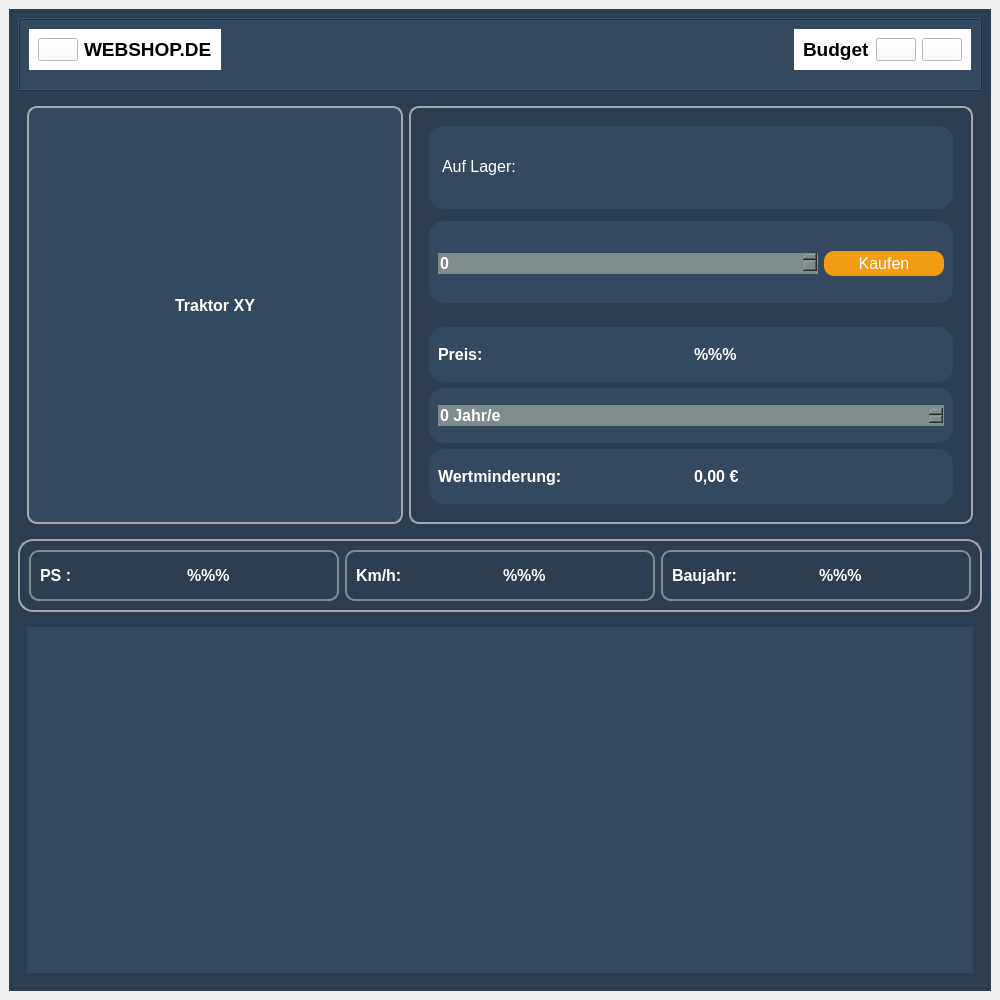
<?xml version="1.0" encoding="UTF-8"?>
<ui version="4.0">
 <class>MainWindow</class>
 <widget class="QMainWindow" name="MainWindow">
  <property name="geometry">
   <rect>
    <x>0</x>
    <y>0</y>
    <width>1000</width>
    <height>1000</height>
   </rect>
  </property>
  <property name="sizePolicy">
   <sizepolicy hsizetype="Expanding" vsizetype="Expanding">
    <horstretch>0</horstretch>
    <verstretch>0</verstretch>
   </sizepolicy>
  </property>
  <property name="maximumSize">
   <size>
    <width>16777215</width>
    <height>16777215</height>
   </size>
  </property>
  <property name="windowTitle">
   <string>MainWindow</string>
  </property>
  <widget class="QWidget" name="centralwidget">
   <layout class="QVBoxLayout" name="verticalLayout">
    <item>
     <widget class="QFrame" name="main_frame">
      <property name="sizePolicy">
       <sizepolicy hsizetype="Expanding" vsizetype="Expanding">
        <horstretch>0</horstretch>
        <verstretch>0</verstretch>
       </sizepolicy>
      </property>
      <property name="styleSheet">
       <string notr="true">QFrame#main_frame{
	background-color: rgb(44, 62, 80);
}</string>
      </property>
      <property name="frameShape">
       <enum>QFrame::NoFrame</enum>
      </property>
      <property name="frameShadow">
       <enum>QFrame::Raised</enum>
      </property>
      <layout class="QVBoxLayout" name="verticalLayout_2" stretch="1,6,1,5">
       <item>
        <widget class="QFrame" name="header_frame">
         <property name="sizePolicy">
          <sizepolicy hsizetype="Expanding" vsizetype="Expanding">
           <horstretch>0</horstretch>
           <verstretch>0</verstretch>
          </sizepolicy>
         </property>
         <property name="styleSheet">
          <string notr="true">background-color: rgb(52, 73, 94);</string>
         </property>
         <property name="frameShape">
          <enum>QFrame::Box</enum>
         </property>
         <property name="frameShadow">
          <enum>QFrame::Raised</enum>
         </property>
         <layout class="QHBoxLayout" name="horizontalLayout">
          <item alignment="Qt::AlignLeft|Qt::AlignTop">
           <widget class="QFrame" name="frame">
            <property name="sizePolicy">
             <sizepolicy hsizetype="Expanding" vsizetype="Expanding">
              <horstretch>0</horstretch>
              <verstretch>0</verstretch>
             </sizepolicy>
            </property>
            <property name="styleSheet">
             <string notr="true">background-color: white;</string>
            </property>
            <property name="frameShape">
             <enum>QFrame::NoFrame</enum>
            </property>
            <property name="frameShadow">
             <enum>QFrame::Raised</enum>
            </property>
            <layout class="QHBoxLayout" name="horizontalLayout_3">
             <item>
              <widget class="QPushButton" name="home_Button">
               <property name="sizePolicy">
                <sizepolicy hsizetype="Expanding" vsizetype="Expanding">
                 <horstretch>0</horstretch>
                 <verstretch>0</verstretch>
                </sizepolicy>
               </property>
               <property name="text">
                <string/>
               </property>
               <property name="icon">
                <iconset>
                 <normaloff>:/Icons/icons/home.svg</normaloff>:/Icons/icons/home.svg</iconset>
               </property>
               <property name="iconSize">
                <size>
                 <width>32</width>
                 <height>32</height>
                </size>
               </property>
              </widget>
             </item>
             <item>
              <widget class="QLabel" name="web_label">
               <property name="sizePolicy">
                <sizepolicy hsizetype="Expanding" vsizetype="Expanding">
                 <horstretch>0</horstretch>
                 <verstretch>0</verstretch>
                </sizepolicy>
               </property>
               <property name="font">
                <font>
                 <pointsize>14</pointsize>
                 <bold>true</bold>
                </font>
               </property>
               <property name="frameShape">
                <enum>QFrame::NoFrame</enum>
               </property>
               <property name="frameShadow">
                <enum>QFrame::Plain</enum>
               </property>
               <property name="text">
                <string>WEBSHOP.DE</string>
               </property>
              </widget>
             </item>
            </layout>
           </widget>
          </item>
          <item alignment="Qt::AlignRight|Qt::AlignTop">
           <widget class="QFrame" name="frame_2">
            <property name="sizePolicy">
             <sizepolicy hsizetype="Expanding" vsizetype="Expanding">
              <horstretch>0</horstretch>
              <verstretch>0</verstretch>
             </sizepolicy>
            </property>
            <property name="styleSheet">
             <string notr="true">background-color: white;</string>
            </property>
            <property name="frameShape">
             <enum>QFrame::NoFrame</enum>
            </property>
            <property name="frameShadow">
             <enum>QFrame::Raised</enum>
            </property>
            <layout class="QHBoxLayout" name="horizontalLayout_2">
             <item>
              <widget class="QLabel" name="budget_label">
               <property name="sizePolicy">
                <sizepolicy hsizetype="Expanding" vsizetype="Expanding">
                 <horstretch>0</horstretch>
                 <verstretch>0</verstretch>
                </sizepolicy>
               </property>
               <property name="font">
                <font>
                 <pointsize>14</pointsize>
                 <bold>true</bold>
                </font>
               </property>
               <property name="inputMethodHints">
                <set>Qt::ImhNone</set>
               </property>
               <property name="text">
                <string>Budget</string>
               </property>
               <property name="textFormat">
                <enum>Qt::AutoText</enum>
               </property>
              </widget>
             </item>
             <item>
              <widget class="QPushButton" name="acc_Button">
               <property name="enabled">
                <bool>true</bool>
               </property>
               <property name="sizePolicy">
                <sizepolicy hsizetype="Expanding" vsizetype="Expanding">
                 <horstretch>0</horstretch>
                 <verstretch>0</verstretch>
                </sizepolicy>
               </property>
               <property name="text">
                <string/>
               </property>
               <property name="icon">
                <iconset>
                 <normaloff>:/Icons/icons/self.svg</normaloff>:/Icons/icons/self.svg</iconset>
               </property>
               <property name="iconSize">
                <size>
                 <width>32</width>
                 <height>32</height>
                </size>
               </property>
              </widget>
             </item>
             <item>
              <widget class="QPushButton" name="shopping_Button">
               <property name="sizePolicy">
                <sizepolicy hsizetype="Expanding" vsizetype="Expanding">
                 <horstretch>0</horstretch>
                 <verstretch>0</verstretch>
                </sizepolicy>
               </property>
               <property name="focusPolicy">
                <enum>Qt::StrongFocus</enum>
               </property>
               <property name="autoFillBackground">
                <bool>false</bool>
               </property>
               <property name="text">
                <string/>
               </property>
               <property name="icon">
                <iconset>
                 <normaloff>:/Icons/icons/shopping-cart.svg</normaloff>:/Icons/icons/shopping-cart.svg</iconset>
               </property>
               <property name="iconSize">
                <size>
                 <width>32</width>
                 <height>32</height>
                </size>
               </property>
              </widget>
             </item>
            </layout>
           </widget>
          </item>
         </layout>
        </widget>
       </item>
       <item>
        <widget class="QFrame" name="content_frame">
         <property name="accessibleName">
          <string/>
         </property>
         <property name="accessibleDescription">
          <string/>
         </property>
         <property name="styleSheet">
          <string notr="true">QFrame#content_frame{
	background-color: rgb(44, 62, 80);
}</string>
         </property>
         <property name="frameShape">
          <enum>QFrame::NoFrame</enum>
         </property>
         <property name="frameShadow">
          <enum>QFrame::Raised</enum>
         </property>
         <layout class="QHBoxLayout" name="horizontalLayout_4" stretch="2,3">
          <item>
           <widget class="QFrame" name="frame_1">
            <property name="sizePolicy">
             <sizepolicy hsizetype="Expanding" vsizetype="Expanding">
              <horstretch>0</horstretch>
              <verstretch>0</verstretch>
             </sizepolicy>
            </property>
            <property name="styleSheet">
             <string notr="true">QFrame#frame_1 {
	background: rgb(52, 73, 94);
	border: 2px solid rgb(169, 169, 169);
	border-radius: 10px;
}</string>
            </property>
            <property name="frameShape">
             <enum>QFrame::NoFrame</enum>
            </property>
            <property name="frameShadow">
             <enum>QFrame::Raised</enum>
            </property>
            <layout class="QVBoxLayout" name="verticalLayout_3">
             <item alignment="Qt::AlignHCenter">
              <widget class="QLabel" name="name_label">
               <property name="sizePolicy">
                <sizepolicy hsizetype="Expanding" vsizetype="Expanding">
                 <horstretch>0</horstretch>
                 <verstretch>0</verstretch>
                </sizepolicy>
               </property>
               <property name="font">
                <font>
                 <pointsize>12</pointsize>
                 <bold>true</bold>
                </font>
               </property>
               <property name="styleSheet">
                <string notr="true">color: white;</string>
               </property>
               <property name="text">
                <string>Traktor XY</string>
               </property>
              </widget>
             </item>
             <item alignment="Qt::AlignHCenter|Qt::AlignVCenter">
              <widget class="QLabel" name="picture">
               <property name="sizePolicy">
                <sizepolicy hsizetype="Expanding" vsizetype="Expanding">
                 <horstretch>0</horstretch>
                 <verstretch>0</verstretch>
                </sizepolicy>
               </property>
               <property name="focusPolicy">
                <enum>Qt::NoFocus</enum>
               </property>
               <property name="text">
                <string/>
               </property>
               <property name="pixmap">
                <pixmap>:/Traktoren/pictures/Traktoren/Claas_Axion_950.jpg</pixmap>
               </property>
               <property name="scaledContents">
                <bool>true</bool>
               </property>
              </widget>
             </item>
            </layout>
           </widget>
          </item>
          <item>
           <widget class="QFrame" name="frame_3">
            <property name="sizePolicy">
             <sizepolicy hsizetype="Expanding" vsizetype="Expanding">
              <horstretch>0</horstretch>
              <verstretch>0</verstretch>
             </sizepolicy>
            </property>
            <property name="styleSheet">
             <string notr="true">QFrame#frame_3 {
	background-color: rgb(44, 62, 80);
	border: 2px solid rgb(169, 169, 169);
	border-radius: 10px;
}</string>
            </property>
            <property name="frameShape">
             <enum>QFrame::NoFrame</enum>
            </property>
            <property name="frameShadow">
             <enum>QFrame::Raised</enum>
            </property>
            <layout class="QVBoxLayout" name="verticalLayout_4">
             <item>
              <widget class="QFrame" name="frame_5">
               <property name="styleSheet">
                <string notr="true">background-color: rgb(44, 62, 80);</string>
               </property>
               <property name="frameShape">
                <enum>QFrame::NoFrame</enum>
               </property>
               <property name="frameShadow">
                <enum>QFrame::Raised</enum>
               </property>
               <layout class="QVBoxLayout" name="verticalLayout_7">
                <item>
                 <widget class="QFrame" name="frame_4">
                  <property name="styleSheet">
                   <string notr="true">background-color: rgb(52, 73, 94);
border-radius: 15px;
margin-bottom: 3px;</string>
                  </property>
                  <property name="frameShape">
                   <enum>QFrame::NoFrame</enum>
                  </property>
                  <property name="frameShadow">
                   <enum>QFrame::Raised</enum>
                  </property>
                  <layout class="QHBoxLayout" name="horizontalLayout_10">
                   <item>
                    <widget class="QLabel" name="bestand_label">
                     <property name="font">
                      <font>
                       <pointsize>12</pointsize>
                      </font>
                     </property>
                     <property name="styleSheet">
                      <string notr="true">color: white;</string>
                     </property>
                     <property name="text">
                      <string>Auf Lager:</string>
                     </property>
                    </widget>
                   </item>
                   <item>
                    <widget class="QLabel" name="bestand_icon">
                     <property name="enabled">
                      <bool>true</bool>
                     </property>
                     <property name="maximumSize">
                      <size>
                       <width>24</width>
                       <height>24</height>
                      </size>
                     </property>
                     <property name="baseSize">
                      <size>
                       <width>32</width>
                       <height>32</height>
                      </size>
                     </property>
                     <property name="styleSheet">
                      <string notr="true">color: white;</string>
                     </property>
                     <property name="text">
                      <string/>
                     </property>
                     <property name="pixmap">
                      <pixmap>:/Icons/icons/check.svg</pixmap>
                     </property>
                     <property name="scaledContents">
                      <bool>true</bool>
                     </property>
                     <property name="alignment">
                      <set>Qt::AlignLeading|Qt::AlignLeft|Qt::AlignVCenter</set>
                     </property>
                     <property name="textInteractionFlags">
                      <set>Qt::NoTextInteraction</set>
                     </property>
                    </widget>
                   </item>
                  </layout>
                 </widget>
                </item>
                <item>
                 <widget class="QFrame" name="frame_12">
                  <property name="styleSheet">
                   <string notr="true">background-color: rgb(52, 73, 94);
border-radius: 15px;
margin-top: 3px;</string>
                  </property>
                  <property name="frameShape">
                   <enum>QFrame::NoFrame</enum>
                  </property>
                  <property name="frameShadow">
                   <enum>QFrame::Raised</enum>
                  </property>
                  <layout class="QHBoxLayout" name="horizontalLayout_14">
                   <item>
                    <widget class="QSpinBox" name="spinBox_2">
                     <property name="font">
                      <font>
                       <pointsize>12</pointsize>
                       <bold>true</bold>
                      </font>
                     </property>
                     <property name="styleSheet">
                      <string notr="true">background-color: rgb(127, 140, 141);
color: white;</string>
                     </property>
                    </widget>
                   </item>
                   <item>
                    <widget class="QPushButton" name="buy_Button">
                     <property name="font">
                      <font>
                       <pointsize>12</pointsize>
                       <bold>false</bold>
                      </font>
                     </property>
                     <property name="styleSheet">
                      <string notr="true">QPushButton#buy_Button {
	background-color: rgb(243, 156, 18);
	color: white;
	max-width: 120px;
	height: 25px;
	border-radius: 10px;
	
}
QPushButton#buy_Button:hover {
	cursor: pointer;
	background-color: rgb(241, 196, 15);
}
QPushButton#buy_Button:pressed {
	padding-left: 3px;
	padding-bottom: 3px;
}</string>
                     </property>
                     <property name="text">
                      <string>Kaufen</string>
                     </property>
                    </widget>
                   </item>
                  </layout>
                 </widget>
                </item>
               </layout>
              </widget>
             </item>
             <item>
              <widget class="QFrame" name="frame_8">
               <property name="styleSheet">
                <string notr="true">background-color: rgb(44, 62, 80);</string>
               </property>
               <property name="frameShape">
                <enum>QFrame::NoFrame</enum>
               </property>
               <property name="frameShadow">
                <enum>QFrame::Raised</enum>
               </property>
               <layout class="QVBoxLayout" name="verticalLayout_6">
                <item>
                 <widget class="QFrame" name="frame_6">
                  <property name="styleSheet">
                   <string notr="true">background-color: rgb(52, 73, 94);
border-radius: 15px;</string>
                  </property>
                  <property name="frameShape">
                   <enum>QFrame::Box</enum>
                  </property>
                  <property name="frameShadow">
                   <enum>QFrame::Raised</enum>
                  </property>
                  <layout class="QHBoxLayout" name="horizontalLayout_6">
                   <item>
                    <widget class="QLabel" name="preis_label">
                     <property name="font">
                      <font>
                       <pointsize>12</pointsize>
                       <bold>true</bold>
                      </font>
                     </property>
                     <property name="styleSheet">
                      <string notr="true">color: white;</string>
                     </property>
                     <property name="text">
                      <string>Preis:</string>
                     </property>
                    </widget>
                   </item>
                   <item>
                    <widget class="QLabel" name="preis_status">
                     <property name="font">
                      <font>
                       <pointsize>12</pointsize>
                       <bold>true</bold>
                      </font>
                     </property>
                     <property name="styleSheet">
                      <string notr="true">color: white;
</string>
                     </property>
                     <property name="text">
                      <string>%%%</string>
                     </property>
                    </widget>
                   </item>
                  </layout>
                 </widget>
                </item>
                <item>
                 <widget class="QFrame" name="frame_7">
                  <property name="styleSheet">
                   <string notr="true">background-color: rgb(52, 73, 94);
border-radius: 15px;</string>
                  </property>
                  <property name="frameShape">
                   <enum>QFrame::NoFrame</enum>
                  </property>
                  <property name="frameShadow">
                   <enum>QFrame::Raised</enum>
                  </property>
                  <layout class="QVBoxLayout" name="verticalLayout_5">
                   <item>
                    <widget class="QSpinBox" name="spinBox">
                     <property name="baseSize">
                      <size>
                       <width>3</width>
                       <height>0</height>
                      </size>
                     </property>
                     <property name="font">
                      <font>
                       <pointsize>12</pointsize>
                       <bold>true</bold>
                      </font>
                     </property>
                     <property name="statusTip">
                      <string/>
                     </property>
                     <property name="accessibleName">
                      <string/>
                     </property>
                     <property name="accessibleDescription">
                      <string/>
                     </property>
                     <property name="styleSheet">
                      <string notr="true">background-color: rgb(127, 140, 141);
color: white;</string>
                     </property>
                     <property name="wrapping">
                      <bool>false</bool>
                     </property>
                     <property name="specialValueText">
                      <string/>
                     </property>
                     <property name="suffix">
                      <string> Jahr/e</string>
                     </property>
                     <property name="prefix">
                      <string/>
                     </property>
                    </widget>
                   </item>
                  </layout>
                 </widget>
                </item>
                <item>
                 <widget class="QFrame" name="frame_9">
                  <property name="styleSheet">
                   <string notr="true">background-color: rgb(52, 73, 94);
border-radius: 15px;</string>
                  </property>
                  <property name="frameShape">
                   <enum>QFrame::NoFrame</enum>
                  </property>
                  <property name="frameShadow">
                   <enum>QFrame::Raised</enum>
                  </property>
                  <layout class="QHBoxLayout" name="horizontalLayout_7">
                   <item>
                    <widget class="QLabel" name="wert_label">
                     <property name="font">
                      <font>
                       <pointsize>12</pointsize>
                       <bold>true</bold>
                      </font>
                     </property>
                     <property name="styleSheet">
                      <string notr="true">color: white;</string>
                     </property>
                     <property name="text">
                      <string>Wertminderung:</string>
                     </property>
                    </widget>
                   </item>
                   <item>
                    <widget class="QLabel" name="wert_status">
                     <property name="font">
                      <font>
                       <pointsize>12</pointsize>
                       <bold>true</bold>
                      </font>
                     </property>
                     <property name="styleSheet">
                      <string notr="true">color: white;</string>
                     </property>
                     <property name="text">
                      <string>0,00 €</string>
                     </property>
                    </widget>
                   </item>
                  </layout>
                 </widget>
                </item>
               </layout>
              </widget>
             </item>
            </layout>
           </widget>
          </item>
         </layout>
        </widget>
       </item>
       <item>
        <widget class="QFrame" name="frame_13">
         <property name="styleSheet">
          <string notr="true">QFrame#frame_13 {
	background-color:rgb(44, 62, 80);
	border-radius: 15px;
	border: 2px solid rgb(169, 169, 169);
}</string>
         </property>
         <property name="frameShape">
          <enum>QFrame::NoFrame</enum>
         </property>
         <property name="frameShadow">
          <enum>QFrame::Raised</enum>
         </property>
         <layout class="QHBoxLayout" name="horizontalLayout_5">
          <item>
           <widget class="QFrame" name="frame_16">
            <property name="styleSheet">
             <string notr="true">QFrame#frame_16{
	border-radius: 10px;
	border: 2px solid rgb(127, 140, 141);
}</string>
            </property>
            <property name="frameShape">
             <enum>QFrame::NoFrame</enum>
            </property>
            <property name="frameShadow">
             <enum>QFrame::Raised</enum>
            </property>
            <layout class="QHBoxLayout" name="horizontalLayout_11">
             <item>
              <widget class="QLabel" name="ps_label">
               <property name="font">
                <font>
                 <pointsize>12</pointsize>
                 <bold>true</bold>
                </font>
               </property>
               <property name="styleSheet">
                <string notr="true">color: white;</string>
               </property>
               <property name="text">
                <string>PS : </string>
               </property>
              </widget>
             </item>
             <item>
              <widget class="QLabel" name="ps_status">
               <property name="font">
                <font>
                 <pointsize>12</pointsize>
                 <bold>true</bold>
                </font>
               </property>
               <property name="styleSheet">
                <string notr="true">color: white;</string>
               </property>
               <property name="text">
                <string>%%%</string>
               </property>
              </widget>
             </item>
            </layout>
           </widget>
          </item>
          <item>
           <widget class="QFrame" name="frame_15">
            <property name="styleSheet">
             <string notr="true">QFrame#frame_15{
	border-radius: 10px;
	border: 2px solid rgb(127, 140, 141);
}</string>
            </property>
            <property name="frameShape">
             <enum>QFrame::NoFrame</enum>
            </property>
            <property name="frameShadow">
             <enum>QFrame::Raised</enum>
            </property>
            <layout class="QHBoxLayout" name="horizontalLayout_12">
             <item>
              <widget class="QLabel" name="kmh_label">
               <property name="font">
                <font>
                 <pointsize>12</pointsize>
                 <bold>true</bold>
                </font>
               </property>
               <property name="styleSheet">
                <string notr="true">color: white;</string>
               </property>
               <property name="text">
                <string>Km/h:</string>
               </property>
              </widget>
             </item>
             <item>
              <widget class="QLabel" name="kmh_status">
               <property name="font">
                <font>
                 <pointsize>12</pointsize>
                 <bold>true</bold>
                </font>
               </property>
               <property name="styleSheet">
                <string notr="true">color: white;</string>
               </property>
               <property name="text">
                <string>%%%</string>
               </property>
              </widget>
             </item>
            </layout>
           </widget>
          </item>
          <item>
           <widget class="QFrame" name="frame_14">
            <property name="styleSheet">
             <string notr="true">QFrame#frame_14{
	border-radius: 10px;
	border: 2px solid rgb(127, 140, 141);
}</string>
            </property>
            <property name="frameShape">
             <enum>QFrame::NoFrame</enum>
            </property>
            <property name="frameShadow">
             <enum>QFrame::Raised</enum>
            </property>
            <layout class="QHBoxLayout" name="horizontalLayout_13">
             <item>
              <widget class="QLabel" name="baujahr_label">
               <property name="font">
                <font>
                 <pointsize>12</pointsize>
                 <bold>true</bold>
                </font>
               </property>
               <property name="styleSheet">
                <string notr="true">color: white;</string>
               </property>
               <property name="text">
                <string>Baujahr:</string>
               </property>
              </widget>
             </item>
             <item>
              <widget class="QLabel" name="baujahr_status">
               <property name="font">
                <font>
                 <pointsize>12</pointsize>
                 <bold>true</bold>
                </font>
               </property>
               <property name="styleSheet">
                <string notr="true">color: white;</string>
               </property>
               <property name="text">
                <string>%%%</string>
               </property>
              </widget>
             </item>
            </layout>
           </widget>
          </item>
         </layout>
        </widget>
       </item>
       <item>
        <widget class="QFrame" name="scroll_frame">
         <property name="styleSheet">
          <string notr="true">QFrame#scroll_frame{
	background-color: rgb(44, 62, 80);
}</string>
         </property>
         <property name="frameShape">
          <enum>QFrame::NoFrame</enum>
         </property>
         <property name="frameShadow">
          <enum>QFrame::Raised</enum>
         </property>
         <layout class="QHBoxLayout" name="horizontalLayout_8">
          <item>
           <widget class="QScrollArea" name="dyn_scrollarea">
            <property name="styleSheet">
             <string notr="true">background-color: rgb(52, 73, 94);</string>
            </property>
            <property name="frameShape">
             <enum>QFrame::NoFrame</enum>
            </property>
            <property name="verticalScrollBarPolicy">
             <enum>Qt::ScrollBarAlwaysOff</enum>
            </property>
            <property name="horizontalScrollBarPolicy">
             <enum>Qt::ScrollBarAsNeeded</enum>
            </property>
            <property name="sizeAdjustPolicy">
             <enum>QAbstractScrollArea::AdjustToContents</enum>
            </property>
            <property name="widgetResizable">
             <bool>true</bool>
            </property>
            <widget class="QWidget" name="scrollAreaWidgetContents">
             <property name="geometry">
              <rect>
               <x>0</x>
               <y>0</y>
               <width>946</width>
               <height>346</height>
              </rect>
             </property>
             <layout class="QHBoxLayout" name="horizontalLayout_9"/>
            </widget>
           </widget>
          </item>
         </layout>
        </widget>
       </item>
      </layout>
     </widget>
    </item>
   </layout>
  </widget>
 </widget>
 <resources>
  <include location="resources/ressources.qrc"/>
 </resources>
 <connections/>
</ui>
